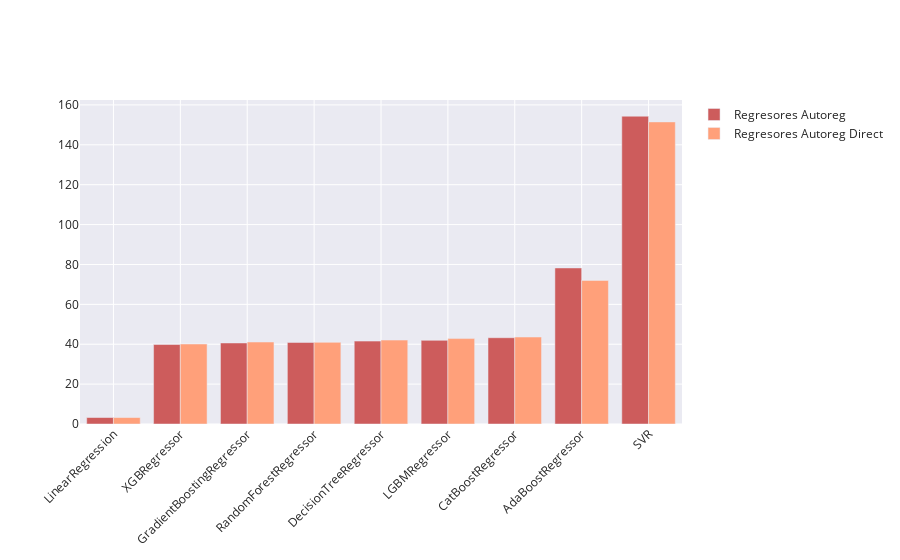

The notebook cell saved with this chart:
### Markdown cell above
## **COMPARATIVE - FORECAST AUTOREG & AUTOREG DIRECT**

### Code cell
RegresoresAutoreg = df_regs_autoreg['Regresores']
RegresoresAutoregDirect = df_regs_autoreg_direct['Regresores AutoregDirect']
metricas_autoreg = df_regs_autoreg['Metricas']
metricas_autoreg_direct = df_regs_autoreg_direct['Metricas']
fig = go.Figure()
fig.add_trace(go.Bar(
    x=RegresoresAutoreg,
    y=metricas_autoreg,
    name='Forecast Autoreg',
    marker_color='indianred'
))
fig.add_trace(go.Bar(
    x=RegresoresAutoregDirect,
    y=metricas_autoreg_direct,
    name='Forecast Autoreg Direct',
    marker_color='lightsalmon'
))

# Here we modify the tickangle of the xaxis, resulting in rotated labels.
fig.update_layout(barmode='group', xaxis_tickangle=-45)
fig.show()

### Figure 1 — Plotly figure (JSON) as saved in the notebook; plotly's stock layout.template omitted (floating-point values rounded to 4 significant figures)
{"data": [{"marker": {"color": "indianred"}, "name": "Regresores Autoreg", "type": "bar", "x": ["LinearRegression", "XGBRegressor", "GradientBoostingRegressor", "RandomForestRegressor", "DecisionTreeRegressor", "LGBMRegressor", "CatBoostRegressor", "AdaBoostRegressor", "SVR"], "y": [3.247, 39.85, 40.63, 40.89, 41.56, 41.95, 43.26, 78.26, 154.3]}, {"marker": {"color": "lightsalmon"}, "name": "Regresores Autoreg Direct", "type": "bar", "x": ["LinearRegression", "XGBRegressor", "RandomForestRegressor", "GradientBoostingRegressor", "DecisionTreeRegressor", "LGBMRegressor", "CatBoostRegressor", "AdaBoostRegressor", "SVR"], "y": [3.231, 40.1, 40.94, 41.11, 42.07, 42.83, 43.61, 71.99, 151.5]}], "layout": {"barmode": "group", "xaxis": {"tickangle": -45}}}
